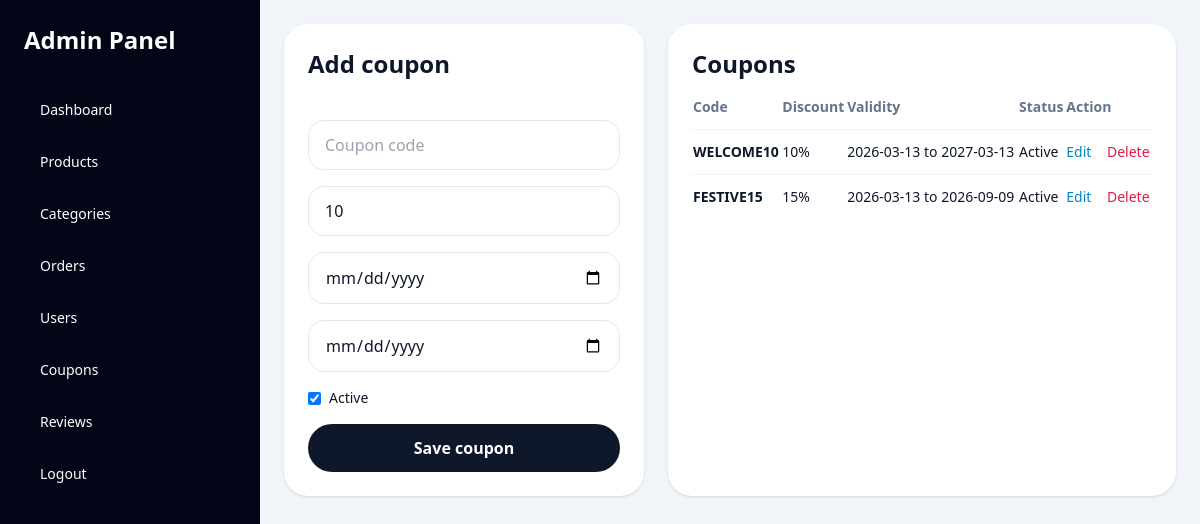
Page /admin/coupons.php (signed in) on the committed database.
### tables this page shows
CREATE TABLE IF NOT EXISTS coupons (
  id INT UNSIGNED AUTO_INCREMENT PRIMARY KEY,
  code VARCHAR(50) NOT NULL,
  discount_percent INT UNSIGNED NOT NULL,
  valid_from DATE DEFAULT NULL,
  valid_to DATE DEFAULT NULL,
  is_active TINYINT(1) NOT NULL DEFAULT 1,
  created_at TIMESTAMP NOT NULL DEFAULT CURRENT_TIMESTAMP,
  UNIQUE KEY uq_coupons_code (code),
  CONSTRAINT chk_coupons_discount_range CHECK (discount_percent BETWEEN 1 AND 100),
  CONSTRAINT chk_coupons_validity_range CHECK (valid_to IS NULL OR valid_from IS NULL OR valid_to >= valid_from)
);

### admin/coupons.php (called while the page is built)
<?php
require __DIR__ . '/coupons_page.php';

### config/bootstrap.php (called while the page is built, shortened)
<?php
require_once __DIR__ . '/database.php';
require_once __DIR__ . '/../models/BaseModel.php';
require_once __DIR__ . '/../models/CouponModel.php';
function app_url(string $path = ''): string
{
    return rtrim(BASE_URL, '/') . '/' . ltrim($path, '/');
}
function e(null|string|int|float $value): string
{
    return htmlspecialchars((string) $value, ENT_QUOTES, 'UTF-8');
}

### config/database.php (called while the page is built, shortened)
<?php
function db(): PDO
{
    $pdo = new PDO(
        'mysql:host=' . DB_HOST . ';dbname=' . DB_NAME . ';charset=utf8mb4',
        DB_USER,
        DB_PASS,
        [
            PDO::ATTR_ERRMODE => PDO::ERRMODE_EXCEPTION,
            PDO::ATTR_DEFAULT_FETCH_MODE => PDO::FETCH_ASSOC,
        ]
    );
    return $pdo;
}

### models/BaseModel.php (called while the page is built, shortened)
<?php
abstract class BaseModel
{
    public function __construct()
    {
        $this->pdo = db();
    }
}

### models/CouponModel.php (called while the page is built, shortened)
<?php
class CouponModel extends BaseModel
{
    public function all(): array
    {
        return $this->pdo->query('SELECT * FROM coupons ORDER BY created_at DESC')->fetchAll();
    }
}

### admin/coupons_page.php (the view, shortened to what this page needs)
<?php
require_once __DIR__ . '/../config/bootstrap.php';
$couponModel = new CouponModel();
$edit = isset($_GET['id']) ? $couponModel->find((int) $_GET['id']) : null;
$coupons = $couponModel->all();
require __DIR__ . '/partials/header.php';
?>
<div class="grid gap-6 lg:grid-cols-[360px,1fr]">
    <div class="rounded-3xl bg-white p-6 shadow">
        <h1 class="text-2xl font-bold"><?= $edit ? 'Edit coupon' : 'Add coupon'; ?></h1>
        <form action="" method="post" class="mt-6 space-y-4">
            <input class="w-full rounded-2xl border border-slate-200 px-4 py-3" type="text" name="code" value="<?= e((string) ($edit['code'] ?? '')); ?>" placeholder="Coupon code" required>
            <input class="w-full rounded-2xl border border-slate-200 px-4 py-3" type="number" name="discount_percent" value="<?= e((string) ($edit['discount_percent'] ?? '10')); ?>" min="1" max="100" required>
            <input class="w-full rounded-2xl border border-slate-200 px-4 py-3" type="date" name="valid_from" value="<?= e((string) ($edit['valid_from'] ?? '')); ?>">
            <input class="w-full rounded-2xl border border-slate-200 px-4 py-3" type="date" name="valid_to" value="<?= e((string) ($edit['valid_to'] ?? '')); ?>">
            <label class="flex items-center gap-2 text-sm"><input type="checkbox" name="is_active" value="1" <?= !isset($edit['is_active']) || (int) $edit['is_active'] === 1 ? 'checked' : ''; ?>> Active</label>
            <button class="w-full rounded-full bg-slate-900 px-5 py-3 font-semibold text-white" type="submit">Save coupon</button>
        </form>
    </div>
    <div class="rounded-3xl bg-white p-6 shadow">
        <h2 class="text-2xl font-bold">Coupons</h2>
        <div class="mt-4 overflow-x-auto">
            <table class="min-w-full text-sm">
                <thead><tr class="text-left text-slate-500"><th class="pb-3">Code</th><th class="pb-3">Discount</th><th class="pb-3">Validity</th><th class="pb-3">Status</th><th class="pb-3">Action</th></tr></thead>
                <tbody>
                <?php foreach ($coupons as $coupon): ?>
                    <tr class="border-t border-slate-100">
                        <td class="py-3 font-semibold"><?= e($coupon['code']); ?></td>
                        <td class="py-3"><?= (int) $coupon['discount_percent']; ?>%</td>
                        <td class="py-3"><?= e((string) $coupon['valid_from']); ?> to <?= e((string) $coupon['valid_to']); ?></td>
                        <td class="py-3"><?= (int) $coupon['is_active'] === 1 ? 'Active' : 'Inactive'; ?></td>
                        <td class="py-3">
                            <a class="text-sky-600" href="<?= e(app_url('admin/coupons.php?id=' . (int) $coupon['id'])); ?>">Edit</a>
                            <form action="" method="post" class="inline">
                                <button class="ml-3 text-rose-600" type="submit">Delete</button>
                            </form>
                        </td>
                    </tr>
                <?php endforeach; ?>
                </tbody>
            </table>
        </div>
    </div>
</div>
<?php require __DIR__ . '/partials/footer.php'; ?>

### rows in the picture
coupons: code "WELCOME10", discount_percent "10", valid_from "2026-03-13", valid_to "2027-03-13", is_active "Active"
coupons: code "FESTIVE15", discount_percent "15", valid_from "2026-03-13", valid_to "2026-09-09", is_active "Active"
